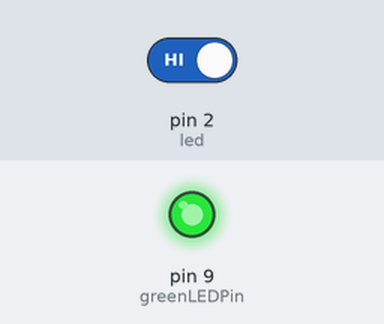
A sketch run on a simulated Arduino Uno, built with avr-gcc and run on an emulated ATmega328P. Shown: output pins drawn as LEDs (lit = HIGH). Inputs (shaded band) come from the test bench; at power-on: pin 2 (led) HIGH.

Above: at 1.2 s.
1.3 s: pin 2 (led) driven LOW
At 2.5 s:
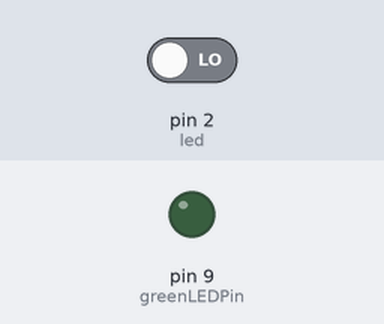
2.8 s: pin 2 (led) driven HIGH
At 3.9 s:
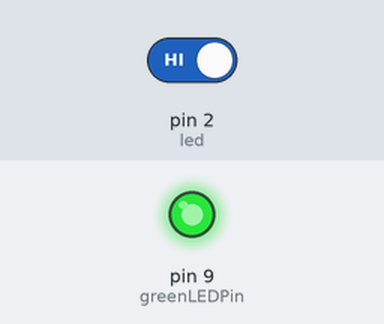
Timing chart, 0 to 5.8 s (numbered marks = the images above; inputs shaded):
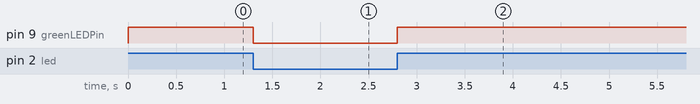

The sketch:

app.ino
```cpp
#include "src/09_PinWheel/pinwheel.h"

void setup()
{
	initPinwheel();
}

void loop()
{
	loopPinwheel();
}
```

spaceship.cpp
```cpp
#include <Arduino.h>
#include "spaceship.h"

int switchState = 0;

enum class LEDPin : unsigned char {
  Green = 3,
  Red1,
  Red2
};

void InitialiseShip()
{
    pinMode((uint8_t)LEDPin::Green, OUTPUT);
    pinMode((uint8_t)LEDPin::Red1, OUTPUT);
    pinMode((uint8_t)LEDPin::Red2, OUTPUT);
    pinMode(2, INPUT);
    return;
}

void LoopInterface()
{
  switchState = digitalRead(2);
  // Button is not pressed
  if(switchState == LOW)
  {
    digitalWrite((uint8_t)LEDPin::Green, HIGH);
    digitalWrite((uint8_t)LEDPin::Red1, LOW);
    digitalWrite((uint8_t)LEDPin::Red2, LOW);
  }
  else
  {
    digitalWrite((uint8_t)LEDPin::Green, LOW);
    digitalWrite((uint8_t)LEDPin::Red1, LOW);
    digitalWrite((uint8_t)LEDPin::Red2, HIGH);

    delay(250); // Wait 1/4 second

    // toggle LEDs
    digitalWrite((uint8_t)LEDPin::Red1, HIGH);
    digitalWrite((uint8_t)LEDPin::Red2, LOW);

    delay(100); // Wait 1/4 second
  }
}
```

spaceship.h
```cpp
void InitialiseShip();
void LoopInterface();
```

loveOMeter.cpp
```cpp
#include <Arduino.h>
#include "./loveOMeter.h"

const int sensorPin = A0;
const float baselineTemp = 26.0;

void initialiseMeter()
{
    Serial.begin(9600); // Open a serial port

    for (int pinNumber = 2; pinNumber < 5; pinNumber++)
    {
        pinMode(pinNumber, OUTPUT);
        digitalWrite(pinNumber, LOW);
    }
}

void performLoop()
{
    auto sensorVal = analogRead(sensorPin);
    // Convert ADC reading to voltage
    auto voltage = (sensorVal/1024.0) * 5.0;
    auto temp = (voltage - 0.5) * 100;

    Serial.print("Sensor value: ");
    Serial.print(sensorVal);
    Serial.print(", Volts: ");
    Serial.print(voltage);
    Serial.print(", Degrees C:");
    Serial.println(temp);

    setLamps(temp);
}

void setLamps(double temp)
{
    if (temp < baselineTemp+1.0)
    {
        digitalWrite(2, LOW);
        digitalWrite(3, LOW);
        digitalWrite(4, LOW);
    }
    else if (temp  >= baselineTemp+1.0 && temp < baselineTemp+2.0)
    {
        digitalWrite(2, HIGH);
        digitalWrite(3, LOW);
        digitalWrite(4, LOW);
    }
    else if (temp >= baselineTemp+2.0 && temp < baselineTemp+3.0)
    {
        digitalWrite(2, HIGH);
        digitalWrite(3, HIGH);
        digitalWrite(4, LOW);
    }
    else if (temp >= baselineTemp+3.0)
    {
        digitalWrite(2, HIGH);
        digitalWrite(3, HIGH);
        digitalWrite(4, HIGH);
    }
    delay(1);
}
```

loveOMeter.h
```cpp
void initialiseMeter();
void performLoop();
void setLamps(double temp);
```

colorMixer.cpp
```cpp
#include "./colorMixer.h"

int redValue = 0;
int greenValue = 0;
int blueValue = 0;

int redSensorValue = 0;
int greenSensorValue = 0;
int blueSensorValue = 0;

constexpr size_t pinCount = 3;
const int ledPins[pinCount] = { redLEDPin, greenLEDPin, blueLEDPin };

void setupColours()
{
    Serial.begin(9600);

    for (int i = 0; i < pinCount; i++)
    {
        pinMode(ledPins[i], OUTPUT);
    }
}

void loopColours()
{
    redSensorValue = analogRead(redSensorPin);
    delay(5);
    greenSensorValue = analogRead(greenSensorValue);
    delay(5);
    blueSensorValue = analogRead(blueSensorValue);

    Serial.print("Raw sensor values \t Red: ");
    Serial.print(redSensorValue);
    Serial.print("\t Green: ");
    Serial.print(greenSensorValue);
    Serial.print("\t Blue: ");
    Serial.println(blueSensorValue);

    redValue = redSensorValue/4;
    greenValue = greenSensorValue/4;
    blueValue = blueSensorValue/4;

     Serial.print("Mapped sensor values \t Red: ");
    Serial.print(redValue);
    Serial.print("\t Green: ");
    Serial.print(greenValue);
    Serial.print("\t Blue: ");
    Serial.println(blueValue);

    analogWrite(redLEDPin, redValue);
    analogWrite(greenLEDPin, greenValue);
    analogWrite(blueLEDPin, blueValue);
}
```

colorMixer.h
```cpp
#include <Arduino.h>

static const int greenLEDPin = 9;
static const int redLEDPin = 11;
static const int blueLEDPin = 10;

static const int redSensorPin = A0;
static const int greenSensorPin = A1;
static const int blueSensorPin = A2;

void setupColours();
void loopColours();
```

servoMotor.cpp
```cpp
#include <Servo.h>
#include "./servoMotor.h"

Servo myServo;
int potVal;
int angle;

void initializeServo()
{
    myServo.attach(9);
    Serial.begin(115200);
}

void performServoLoop()
{
    potVal = analogRead(potPin);
    Serial.print("Pot Value: ");
    Serial.println(potVal);

    // Scale the value of the analogue input (from potentiometer) to the degree value
    // range that the servo motor can rotate to.
    angle = map(potVal, 0, 1023, 0, 179);
    Serial.print("Angle: ");
    Serial.println(angle);

    // Move the servo
    myServo.write(angle);
    delay(15); // Allow servo time to move to position before looping
}
```

servoMotor.h
```cpp
#include <Arduino.h>

int const potPin = A0;

void initializeServo();
void performServoLoop();
```

lightTheremin.cpp
```cpp
#include "./lightTheremin.h"

int sensorValue {};
int sensorLow {1023};
int sensorHigh {0};

void initializeTheremin()
{
   pinMode(ledPin, OUTPUT);
   digitalWrite(ledPin, HIGH);

   while (millis() < 5000) // Millis reports how long Arduino has been running since last powered on / reset
   {
       sensorValue = analogRead(A0);
       if (sensorValue > sensorHigh)
       {
           sensorHigh = sensorValue;
       }
       if (sensorValue < sensorLow)
       {
           sensorLow = sensorValue;
       }

       digitalWrite(ledPin, LOW);
       Serial.begin(115200);
   }
}

void performThereminLoop()
{
    sensorValue = analogRead(A0);
    int pitch = map(sensorValue, sensorLow, sensorHigh, 100, 4000);

    Serial.print("Sensor Low: ");
    Serial.print(sensorLow);
    Serial.print("\t Sensor High: ");
    Serial.println(sensorHigh);
    Serial.print("Sensor Value: ");
    Serial.println(sensorValue);

    tone(8, pitch, 20);
    delay(10);
}
```

lightTheremin.h
```cpp
#include <Arduino.h>

const int ledPin = 13;

void initializeTheremin();
void performThereminLoop();
```

hourGlass.cpp
```cpp
#include "./hourGlass.h"

unsigned long previousTime = 0;
int tiltSwitchState = 0;
int prevSwitchState = 0;
int led = 2;
long interval = 6000;

void initializeHourglass()
{
    for (int x = 2; x < switchPin; x++)
    {
        pinMode(x, OUTPUT);
    }

    pinMode(switchPin, INPUT);
}

void performHourGlassLoop()
{
    unsigned long currentTime = millis();

    if (currentTime - previousTime > interval)
    {
        previousTime = currentTime;
        digitalWrite(led, HIGH);
        led++;
    }

    if (led == 7)
    {
        /* code */
    }

    tiltSwitchState = digitalRead(switchPin);

    if (tiltSwitchState != prevSwitchState)
    {
        for (int i = 2; i < switchPin; i++)
        {
            digitalWrite(i, LOW);
        }
        led = 2;
        previousTime = currentTime;
    }

    prevSwitchState = tiltSwitchState;
}
```

hourGlass.h
```cpp
#include <Arduino.h>

const int switchPin = 8;

void initializeHourglass();
void performHourGlassLoop();
```

pinwheel.cpp
```cpp
#include "pinwheel.h"

int pinwheelSwitchState = 0;

void initPinwheel()
{
    pinMode(motorPin, OUTPUT);
    pinMode(switchPin, INPUT);
}

void loopPinwheel()
{
    pinwheelSwitchState = digitalRead(switchPin);

    if (pinwheelSwitchState == HIGH)
    {
        digitalWrite(motorPin, HIGH);
    }
    else
    {
        digitalWrite(motorPin, LOW);
    }


}
```

pinwheel.h
```cpp
#include <Arduino.h>

static const int switchPin = 2;
static const int motorPin = 9;

void initPinwheel();
void loopPinwheel();
```

Measured:
- after the input at 1.3 s, pin 9 (greenLEDPin): HIGH → LOW at once
- after the input at 2.8 s, pin 9 (greenLEDPin): LOW → HIGH at once
